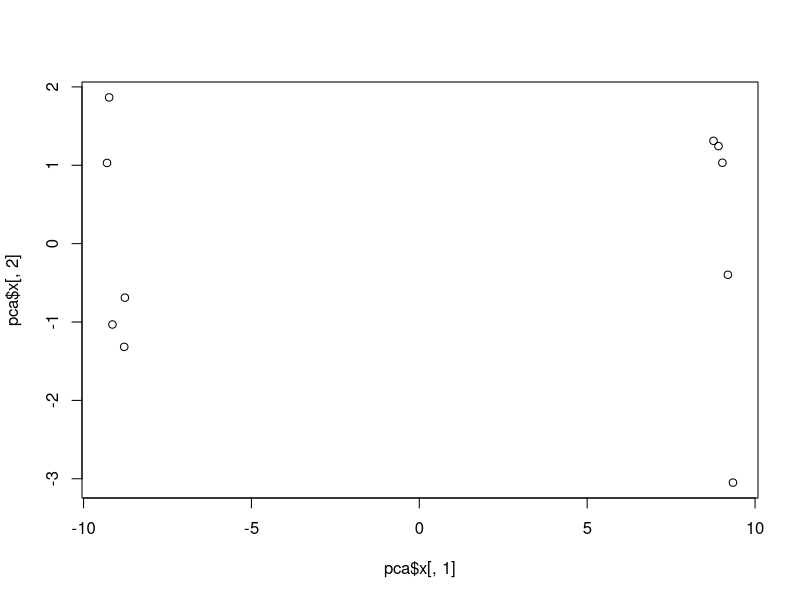
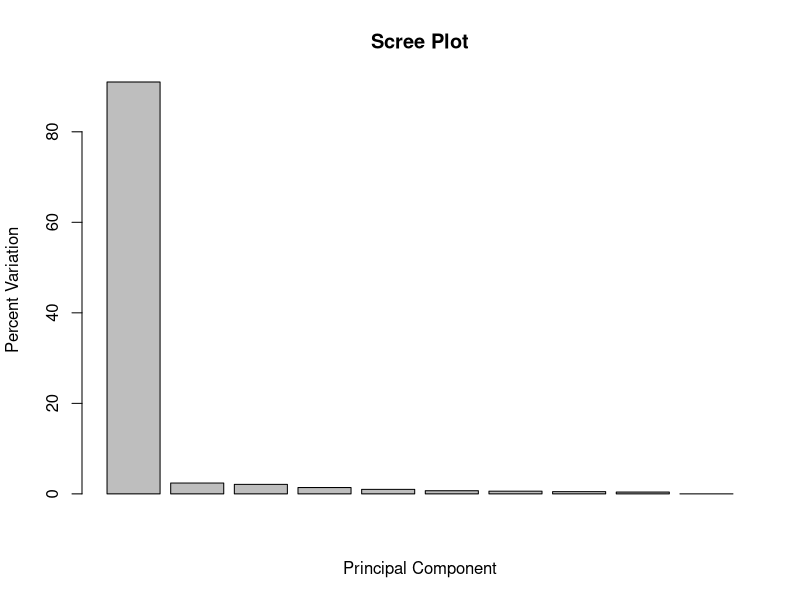
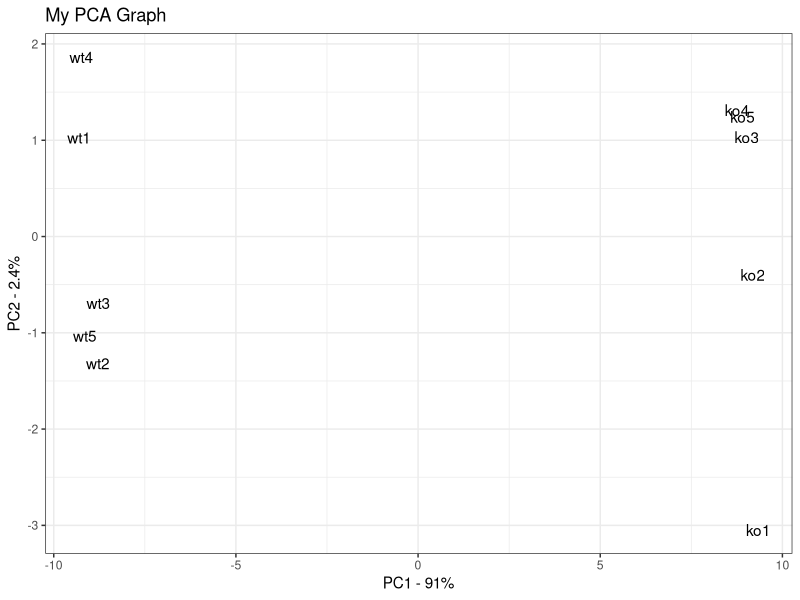
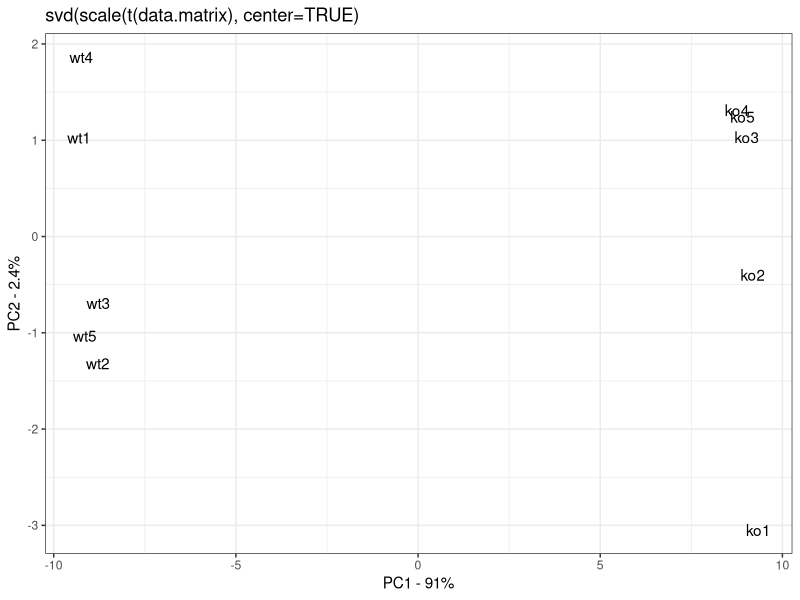
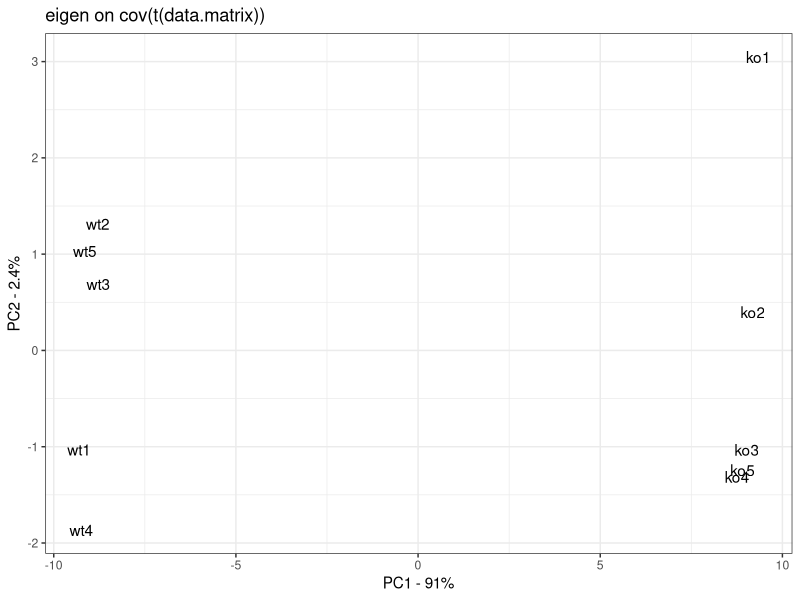

Write R code to recreate these figures, in order.
# from https://github.com/StatQuest/pca_demo/blob/master/pca_demo.R

## In this example, the data is in a matrix called
## data.matrix
## columns are individual samples (i.e. cells)
## rows are measurements taken for all the samples (i.e. genes)
## Just for the sake of the example, here's some made up data...
data.matrix <- matrix(nrow=100, ncol=10)
colnames(data.matrix) <- c(
  paste("wt", 1:5, sep=""),
  paste("ko", 1:5, sep=""))
rownames(data.matrix) <- paste("gene", 1:100, sep="")
for (i in 1:100) {
  wt.values <- rpois(5, lambda=sample(x=10:1000, size=1))
  ko.values <- rpois(5, lambda=sample(x=10:1000, size=1))
  
  data.matrix[i,] <- c(wt.values, ko.values)
}
head(data.matrix)
dim(data.matrix)


# expects samples to be rows, and genes to be columns (transposition)
pca <- prcomp(t(data.matrix), scale=TRUE)  # returns x (principal components)


## plot pc1 and pc2
plot(pca$x[,1], pca$x[,2])

## make a scree plot
pca.var <- pca$sdev^2                              # calculate variation
pca.var.per <- round(pca.var/sum(pca.var)*100, 1)  # calculate percentage of var
 
barplot(pca.var.per, main="Scree Plot", xlab="Principal Component", ylab="Percent Variation")

## now make a fancy looking plot that shows the PCs and the variation:
library(ggplot2)

pca.data <- data.frame(Sample=rownames(pca$x),
                       X=pca$x[,1],
                       Y=pca$x[,2])
pca.data

ggplot(data=pca.data, aes(x=X, y=Y, label=Sample)) +
  geom_text() +
  xlab(paste("PC1 - ", pca.var.per[1], "%", sep="")) +
  ylab(paste("PC2 - ", pca.var.per[2], "%", sep="")) +
  theme_bw() +
  ggtitle("My PCA Graph")

## get the name of the top 10 measurements (genes) that contribute
## most to pc1.
loading_scores <- pca$rotation[,1]
gene_scores <- abs(loading_scores) ## get the magnitudes
gene_score_ranked <- sort(gene_scores, decreasing=TRUE)
top_10_genes <- names(gene_score_ranked[1:10])

top_10_genes ## show the names of the top 10 genes

pca$rotation[top_10_genes,1] ## show the scores (and +/- sign)

#######
##
## NOTE: Everything that follow is just bonus stuff.
## It simply demonstrates how to get the same
## results using "svd()" (Singular Value Decomposition) or using "eigen()"
## (Eigen Decomposition).
##
#######

############################################
##
## Now let's do the same thing with svd()
##
## svd() returns three things
## v = the "rotation" that prcomp() returns, this is a matrix of eigenvectors
##     in other words, a matrix of loading scores
## u = this is similar to the "x" that prcomp() returns. In other words,
##     sum(the rotation * the original data), but compressed to the unit vector
##     You can spread it out by multiplying by "d"
## d = this is similar to the "sdev" value that prcomp() returns (and thus
##     related to the eigen values), but not
##     scaled by sample size in an unbiased way (ie. 1/(n-1)).
##     For prcomp(), sdev = sqrt(var) = sqrt(ss(fit)/(n-1))
##     For svd(), d = sqrt(ss(fit))
##
############################################

svd.stuff <- svd(scale(t(data.matrix), center=TRUE))

## calculate the PCs
svd.data <- data.frame(Sample=colnames(data.matrix),
                       X=(svd.stuff$u[,1] * svd.stuff$d[1]),
                       Y=(svd.stuff$u[,2] * svd.stuff$d[2]))
svd.data

## alternatively, we could compute the PCs with the eigen vectors and the
## original data
svd.pcs <- t(t(svd.stuff$v) %*% t(scale(t(data.matrix), center=TRUE)))
svd.pcs[,1:2] ## the first to principal components

svd.df <- ncol(data.matrix) - 1
svd.var <- svd.stuff$d^2 / svd.df
svd.var.per <- round(svd.var/sum(svd.var)*100, 1)

ggplot(data=svd.data, aes(x=X, y=Y, label=Sample)) +
  geom_text() +
  xlab(paste("PC1 - ", svd.var.per[1], "%", sep="")) +
  ylab(paste("PC2 - ", svd.var.per[2], "%", sep="")) +
  theme_bw() +
  ggtitle("svd(scale(t(data.matrix), center=TRUE)")

############################################
##
## Now let's do the same thing with eigen()
##
## eigen() returns two things...
## vectors = eigen vectors (vectors of loading scores)
##           NOTE: pcs = sum(loading scores * values for sample)
## values = eigen values
##
############################################
cov.mat <- cov(scale(t(data.matrix), center=TRUE))
dim(cov.mat)

## since the covariance matrix is symmetric, we can tell eigen() to just
## work on the lower triangle with "symmetric=TRUE"
eigen.stuff <- eigen(cov.mat, symmetric=TRUE)
dim(eigen.stuff$vectors)
head(eigen.stuff$vectors[,1:2])

eigen.pcs <- t(t(eigen.stuff$vectors) %*% t(scale(t(data.matrix), center=TRUE)))
eigen.pcs[,1:2]

eigen.data <- data.frame(Sample=rownames(eigen.pcs),
                         X=(-1 * eigen.pcs[,1]), ## eigen() flips the X-axis in this case, so we flip it back
                         Y=eigen.pcs[,2]) ## X axis will be PC1, Y axis will be PC2
eigen.data

eigen.var.per <- round(eigen.stuff$values/sum(eigen.stuff$values)*100, 1)

ggplot(data=eigen.data, aes(x=X, y=Y, label=Sample)) +
  geom_text() +
  xlab(paste("PC1 - ", eigen.var.per[1], "%", sep="")) +
  ylab(paste("PC2 - ", eigen.var.per[2], "%", sep="")) +
  theme_bw() +
  ggtitle("eigen on cov(t(data.matrix))")